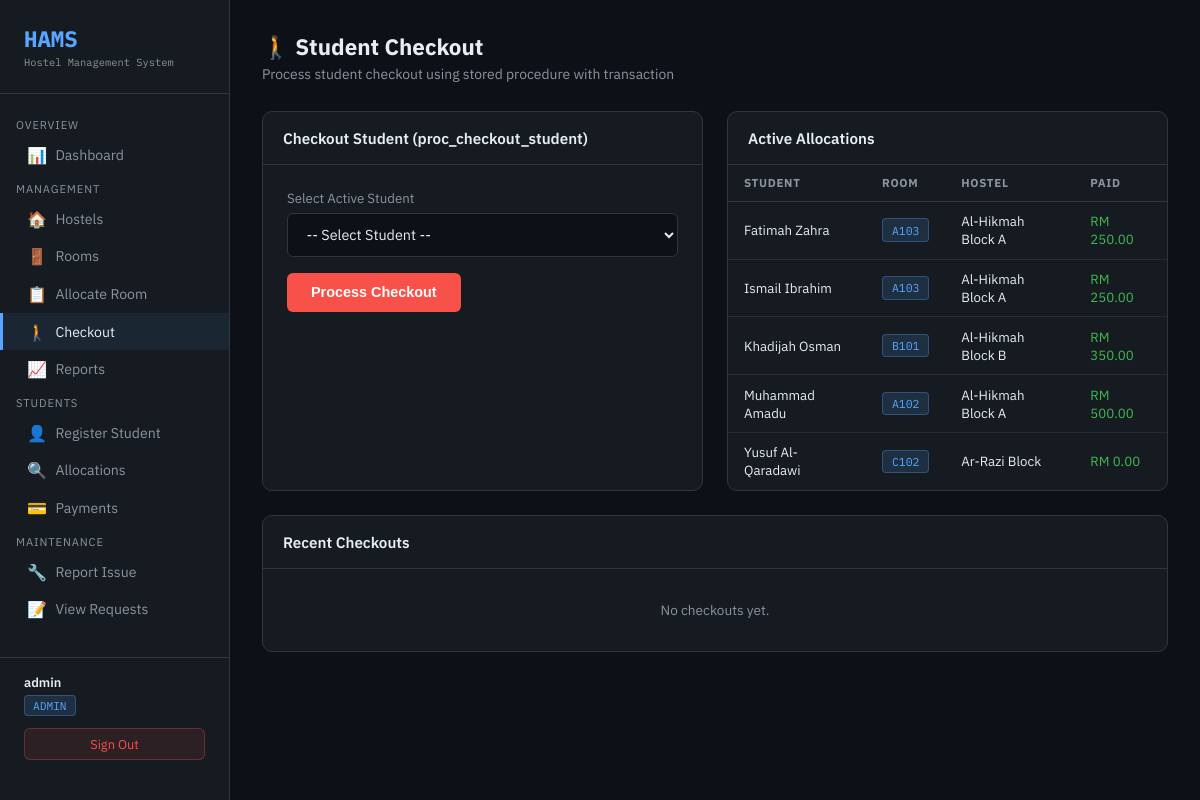
Screenshot of /admin/checkout.php (signed in) with the database file from the repository.
### tables this page shows
CREATE TABLE Student (
    student_id        INT AUTO_INCREMENT PRIMARY KEY,
    user_id           INT,
    full_name         VARCHAR(100) NOT NULL,
    email             VARCHAR(100) UNIQUE NOT NULL,
    phone             VARCHAR(20),
    department        VARCHAR(100),
    registration_date DATE DEFAULT (CURDATE()),
    FOREIGN KEY (user_id) REFERENCES UserAccount(user_id)
);

### admin/checkout.php (the view, shortened to what this page needs)
<?php
$db  = getDB();
$active   = $db->query("SELECT * FROM view_student_details ORDER BY full_name");
$checkout = $db->query(
    "SELECT S.full_name, S.email, R.room_number, H.hostel_name,
            A.check_in_date, A.check_out_date
     FROM Allocation A
     JOIN Student S ON A.student_id = S.student_id
     JOIN Room R ON A.room_id = R.room_id
     JOIN Hostel H ON R.hostel_id = H.hostel_id
     WHERE A.status='CHECKED_OUT'
     ORDER BY A.check_out_date DESC LIMIT 10"
);
?>
<!DOCTYPE html>
<html lang="en">
<head>
</head>
<body>
<?php include '../assets/nav_inline.php'; ?>
<main class="main">
  <div class="page-header"><h1>🚶 Student Checkout</h1><p>Process student checkout using stored procedure with transaction</p></div>
  <div class="content-grid">
    <div class="panel">
      <div class="panel-header"><h2>Checkout Student (proc_checkout_student)</h2></div>
      <div style="padding:1.5rem">
        <form method="POST">
          <div class="form-group">
            <label>Select Active Student</label>
            <select name="student_id" required>
              <option value="">-- Select Student --</option>
            </select>
          </div>
          <button type="submit" class="btn btn-danger">Process Checkout</button>
        </form>
      </div>
    </div>
    <div class="panel">
      <div class="panel-header"><h2>Active Allocations</h2></div>
      <?php if ($active->num_rows > 0): ?>
      <table>
        <thead><tr><th>Student</th><th>Room</th><th>Hostel</th><th>Paid</th></tr></thead>
        <tbody>
        <?php while($a=$active->fetch_assoc()): ?>
          <tr>
            <td><?= htmlspecialchars($a['full_name']) ?></td>
            <td><span class="badge badge-blue"><?= htmlspecialchars($a['room_number']) ?></span></td>
            <td><?= htmlspecialchars($a['hostel_name']) ?></td>
            <td style="color:var(--green)">RM <?= number_format($a['total_paid'],2) ?></td>
          </tr>
        <?php endwhile; ?>
        </tbody>
      </table>
      <?php else: echo '<div class="empty">No active allocations.</div>'; endif; ?>
    </div>
    <div class="panel panel-full">
      <div class="panel-header"><h2>Recent Checkouts</h2></div>
      <?php if ($checkout->num_rows > 0): ?>
      <table>
        <thead><tr><th>Student</th><th>Room</th><th>Hostel</th><th>Check In</th><th>Check Out</th></tr></thead>
        <tbody>
        <?php while($c=$checkout->fetch_assoc()): ?>
          <tr>
            <td><?= htmlspecialchars($c['full_name']) ?></td>
            <td><?= htmlspecialchars($c['room_number']) ?></td>
            <td><?= htmlspecialchars($c['hostel_name']) ?></td>
            <td style="color:var(--muted)"><?= $c['check_in_date'] ?></td>
            <td><span class="badge badge-yellow"><?= $c['check_out_date'] ?></span></td>
          </tr>
        <?php endwhile; ?>
        </tbody>
      </table>
      <?php else: echo '<div class="empty">No checkouts yet.</div>'; endif; ?>
    </div>
  </div>
</main>
</body></html>

### assets/css/style_inline.php (style rules this page uses)
:root { --bg: #0d1117; --surface:#161b22; --border:#30363d; --accent: #58a6ff; --green:#3fb950; --yellow:#d29922; --red: #f85149; --purple:#bc8cff; --text:#e6edf3; --muted:#8b949e; }
* { box-sizing:border-box; margin:0; padding:0; }
body { background:var(--bg); color:var(--text); font-family:'IBM Plex Sans',sans-serif; display:flex; min-height:100vh; }
.main { margin-left:230px; padding:2rem; flex:1; width:calc(100% - 230px); }
.page-header { margin-bottom:1.75rem; }
.page-header h1 { font-size:1.4rem; font-weight:700; }
.page-header p { color:var(--muted); font-size:.87rem; margin-top:.25rem; }
.content-grid { display:grid; grid-template-columns:1fr 1fr; gap:1.5rem; }
.panel { background:var(--surface); border:1px solid var(--border); border-radius:10px; overflow:hidden; }
.panel-header { padding:1rem 1.25rem; border-bottom:1px solid var(--border); display:flex; justify-content:space-between; align-items:center; }
.panel-header h2 { font-size:.95rem; font-weight:600; }
.panel-full { grid-column:1/-1; }
table { width:100%; border-collapse:collapse; font-size:.83rem; }
th { padding:.65rem 1rem; text-align:left; color:var(--muted); font-size:.72rem; text-transform:uppercase; letter-spacing:.06em; border-bottom:1px solid var(--border); }
td { padding:.65rem 1rem; border-bottom:1px solid rgba(48,54,61,.6); }
tr:last-child td { border-bottom:none; }
.badge { display:inline-block; padding:.2rem .55rem; border-radius:4px; font-size:.72rem; font-family:'IBM Plex Mono',monospace; }
.badge-blue { background:rgba(88,166,255,.15); color:var(--accent); border:1px solid rgba(88,166,255,.3); }
.empty { padding:2rem; text-align:center; color:var(--muted); font-size:.85rem; }
.form-group { margin-bottom:1rem; }
.form-group label { display:block; font-size:.83rem; color:var(--muted); margin-bottom:.4rem; }
.form-group input, .form-group select, .form-group textarea { width:100%; background:var(--bg); border:1px solid var(--border); border-radius:6px; color:var(--text); padding:.65rem .9rem; font-size:.9rem; font-family:inherit; transition:border-color .2s; }
.form-group select option { background:var(--surface); }
.btn { background:var(--accent); color:#000; border:none; border-radius:6px; padding:.7rem 1.5rem; font-size:.9rem; font-weight:600; cursor:pointer; transition:opacity .2s; }
.btn-danger { background:var(--red); color:#fff; }

### rows the page displays
student: full_name "Fatimah Zahra", room_number "A103", hostel_name "Al-Hikmah Block A", total_paid "250.00"
student: full_name "Ismail Ibrahim", room_number "A103", hostel_name "Al-Hikmah Block A", total_paid "250.00"
student: full_name "Khadijah Osman", room_number "B101", hostel_name "Al-Hikmah Block B", total_paid "350.00"
student: full_name "Muhammad Amadu", room_number "A102", hostel_name "Al-Hikmah Block A", total_paid "500.00"
student: full_name "Yusuf Al-Qaradawi", room_number "C102", hostel_name "Ar-Razi Block", total_paid "0.00"

### other values shown
$user "admin"
$role "ADMIN"
